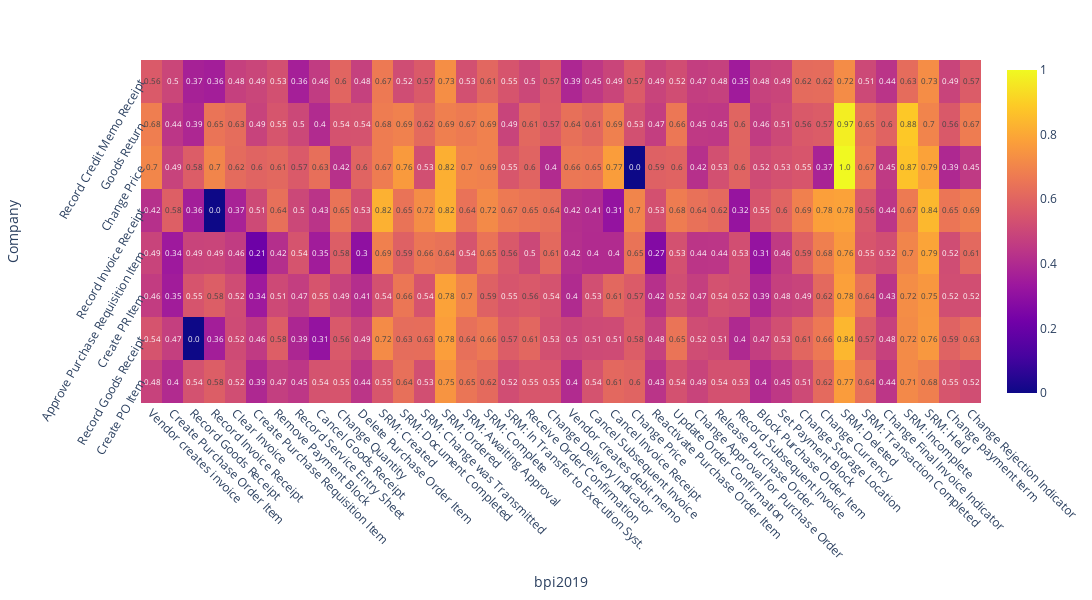

Here is the notebook cell this chart was saved with:
### Code cell
distance_w2v = Encoding.calculate_embedding_distance(embedding_target_w2v, embedding_source_w2v, target_act, source_act)
l2_dis_fig_w2v = plot_distance_heatmap(distance_w2v, target_act, source_act, "L2 distance between event embedding with Word2Vec")

### Figure 1 — Plotly figure (JSON) as saved in the notebook; plotly's stock layout.template omitted (floating-point values rounded to 4 significant figures; data arrays with more than 128 entries replaced by an {"elided": "..."} marker saying what was removed)
{"data": [{"hoverinfo": "x+y+z", "text": {"elided": "8x40 str values"}, "texttemplate": "%{text}", "type": "heatmap", "x": ["Vendor creates invoice", "Create Purchase Order Item", "Record Goods Receipt", "Record Invoice Receipt", "Clear Invoice", "Create Purchase Requisition Item", "Remove Payment Block", "Record Service Entry Sheet", "Cancel Goods Receipt", "Change Quantity", "Delete Purchase Order Item", "SRM: Created", "SRM: Document Completed", "SRM: Change was Transmitted", "SRM: Ordered", "SRM: Awaiting Approval", "SRM: Complete", "SRM: In Transfer to Execution Syst.", "Receive Order Confirmation", "Change Delivery Indicator", "Vendor creates debit memo", "Cancel Subsequent Invoice", "Cancel Invoice Receipt", "Change Price", "Reactivate Purchase Order Item", "Update Order Confirmation", "Change Approval for Purchase Order", "Release Purchase Order", "Record Subsequent Invoice", "Block Purchase Order Item", "Set Payment Block", "Change Storage Location", "Change Currency", "SRM: Deleted", "SRM: Transaction Completed", "Change Final Invoice Indicator", "SRM: Incomplete", "SRM: Held", "Change payment term", "Change Rejection Indicator"], "y": ["Create PO Item", "Record Goods Receipt", "Create PR Item", "Approve Purchase Requisition Item", "Record Invoice Receipt", "Change Price", "Goods Return", "Record Credit Memo Receipt"], "z": {"elided": "8x40 float values"}}], "layout": {"height": 600, "legend": {"font": {"color": "black", "family": "sans-serif", "size": 12}, "traceorder": "normal", "x": 1, "y": 0.8}, "margin": {"b": 30, "l": 50, "r": 100, "t": 60}, "plot_bgcolor": "rgba(0, 0, 0, 0)", "title": {"text": ""}, "width": 1200, "xaxis": {"autorange": true, "range": [-0.5, 39.5], "tickangle": 45, "title": {"text": "bpi2019"}, "type": "category"}, "yaxis": {"autorange": true, "range": [-0.5, 7.5], "tickangle": -60, "title": {"text": "Company"}, "type": "category"}}}
